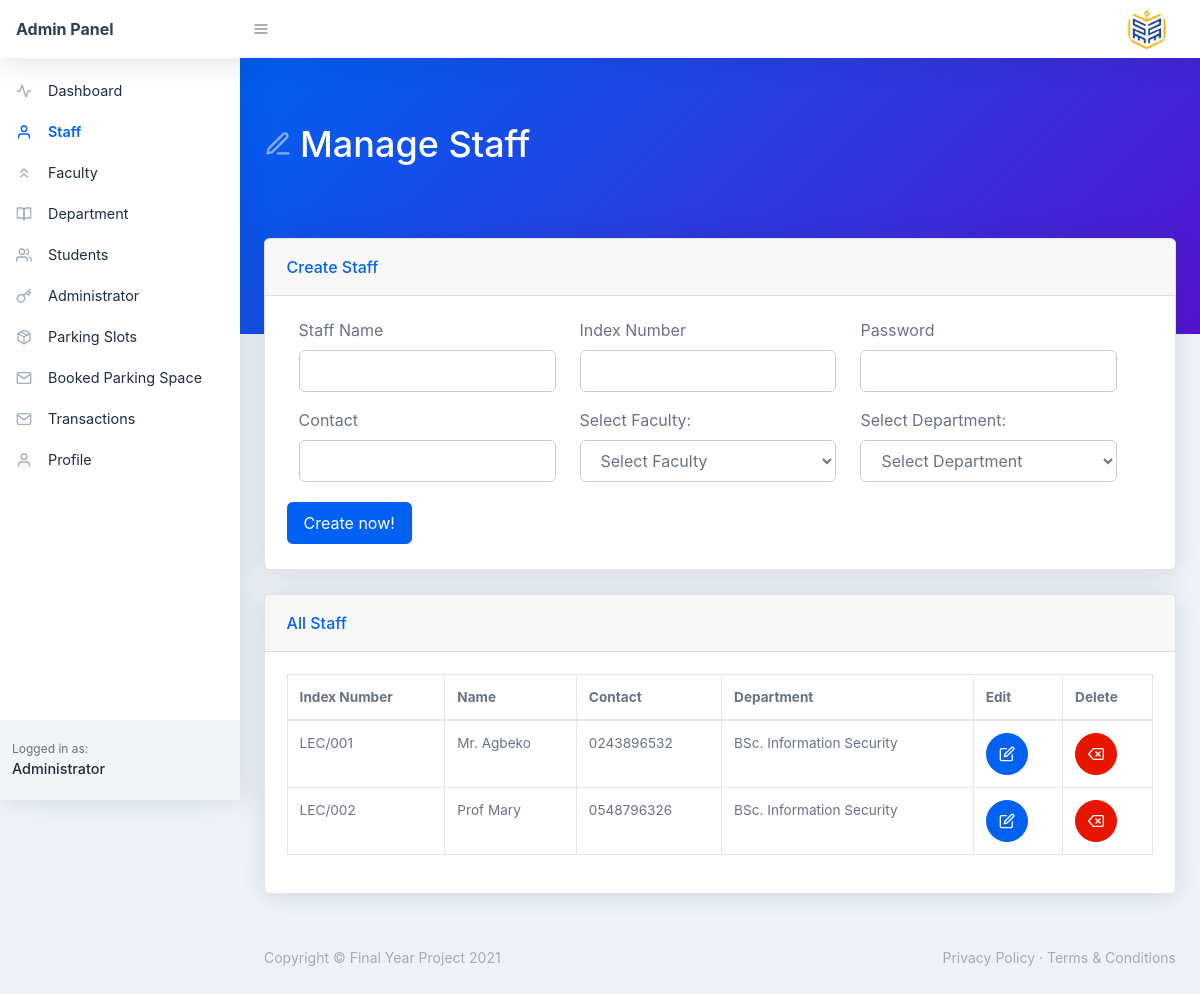
Before: /admin/staff.php with the older database file.
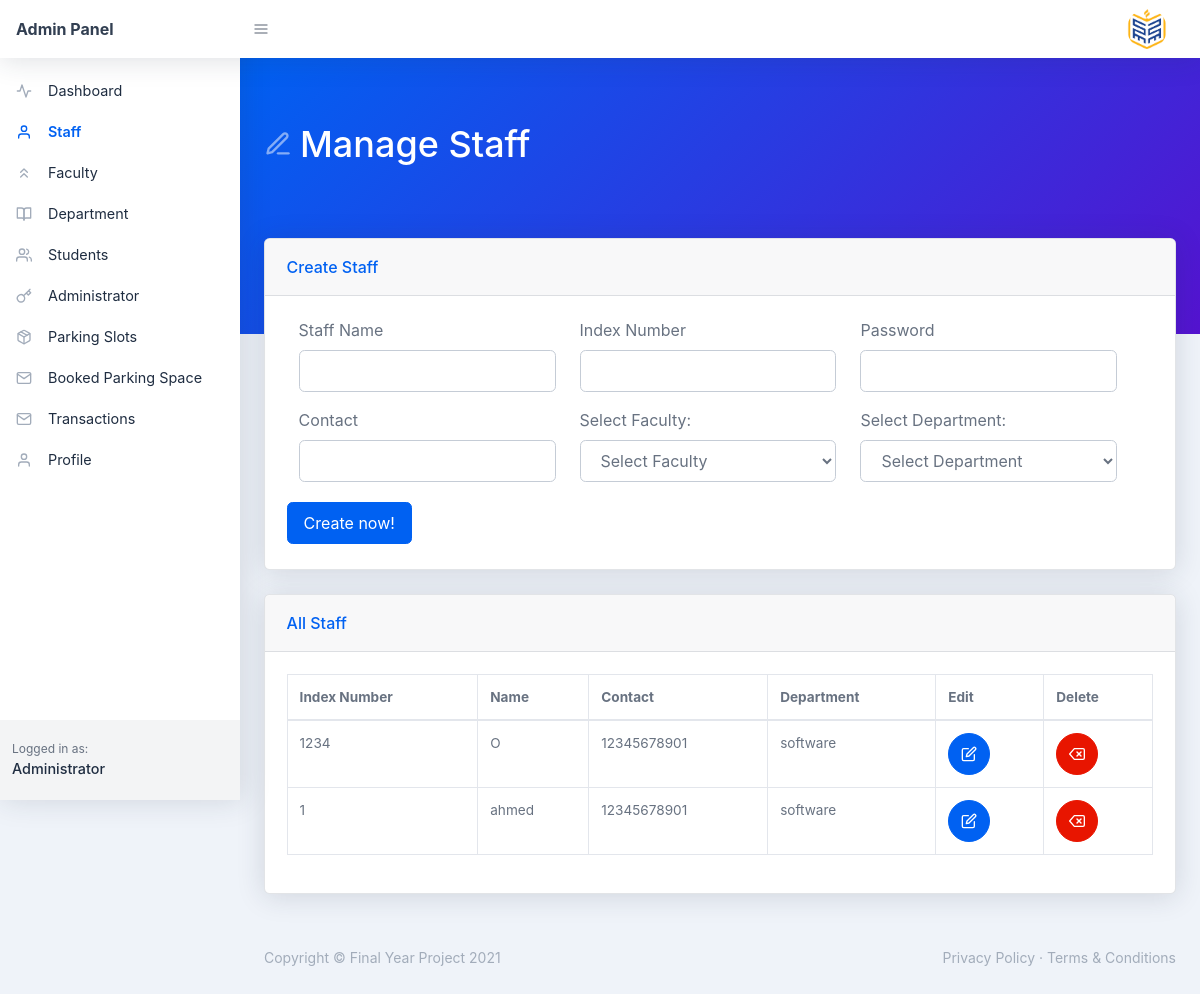
After: the same page with the newer database file.
### tables this page shows
CREATE TABLE `staff` (
  `id` int(11) NOT NULL,
  `indexnumber` varchar(10) NOT NULL,
  `name` varchar(200) NOT NULL,
  `faculty` varchar(100) NOT NULL,
  `department` varchar(100) NOT NULL,
  `password` text NOT NULL,
  `contact` varchar(15) NOT NULL
);

### admin/staff.php (the view, shortened to what the changed rows need)
<?php
include('header.php');
?>
<div id="layoutSidenav_content">
    <main>
        <div class="page-header pb-10 page-header-dark bg-gradient-primary-to-secondary">
            <div class="container-fluid">
                <div class="page-header-content">
                    <h1 class="page-header-title">
                        <div class="page-header-icon"><i data-feather="edit-3"></i></div>
                        <span>Manage Staff</span>
                    </h1>
                </div>
            </div>
        </div>
        <div class="container-fluid ">
            <div class="card mb-4">
                <div class="card-body">
                    <div class="datatable table-responsive">
                        <table class="table table-bordered table-hover" id="dataTable" width="100%" cellspacing="0">
                            <thead>
                                <tr>
                                    <th>Index Number</th>
                                    <th>Name </th>
                                    <th>Contact </th>
                                    <th>Department </th>
                                    <th>Edit</th>
                                    <th>Delete</th>
                                </tr>
                            </thead>
                            <tbody>
                                <?php
                                $sql = "SELECT * FROM staff";
                                $query = $conn->prepare($sql);
                                $query->execute();
                                $results = $query->fetchAll(PDO::FETCH_OBJ);
                                $rowCount = $query->rowCount();
                                if ($rowCount > 0) {
                                    foreach ($results as $results) {
                                ?>
                                        <tr>
                                            <td><?php echo htmlentities($results->indexnumber) ?></td>
                                            <td><?php echo htmlentities($results->name) ?></td>
                                            <td><?php echo htmlentities($results->contact) ?></td>
                                            <td><?php echo htmlentities($results->department) ?></td>
                                            <td>
                                                <a class="btn btn-blue btn-icon" href="edit-staff.php?id=<?php echo htmlentities($results->id); ?>"><i data-feather="edit"></i></a>
                                            </td>
                                            <td>
                                                <a class="btn btn-red btn-icon" href="#?id=<?php echo htmlentities($results->id); ?>"><i data-feather="delete"></i></a>
                                            </td>
                                        </tr>
                                <?php }
                                } ?>
                            </tbody>
                        </table>
                    </div>
                </div>
            </div>
        </div>
    </main>
</div>
</div>
</body>

Changed rows visible on the page:
removed staff: indexnumber "LEC/001", name "Mr. Agbeko", contact "0243896532", department "BSc. Information Security"
removed staff: indexnumber "LEC/002", name "Prof Mary", contact "0548796326", department "BSc. Information Security"
added staff: indexnumber "1234", name "O", contact "12345678901", department "software"
added staff: indexnumber "1", name "ahmed", contact "12345678901", department "software"
